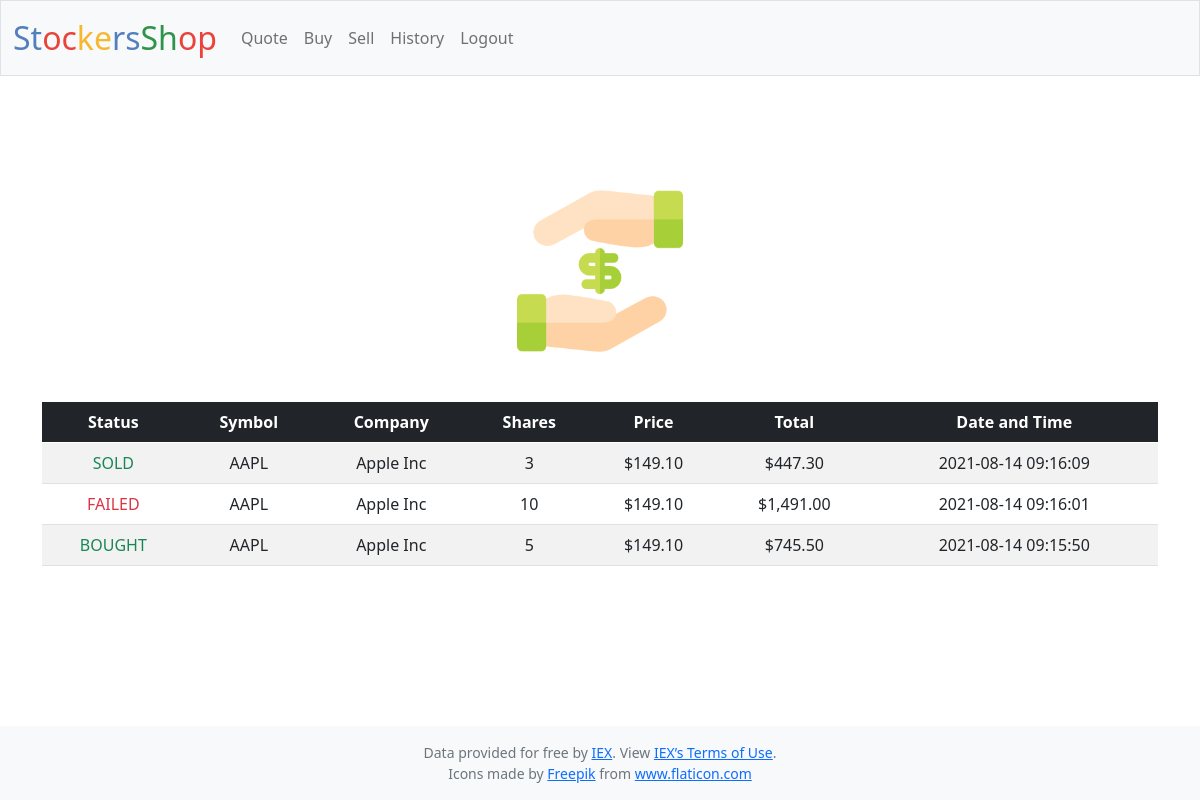
Screenshot of /history (signed in) with the database file from the repository.
### tables this page shows
CREATE TABLE transactions
(
    id        INTEGER PRIMARY KEY,
    user_id   INTEGER,
    flag      INTEGER NOT NULL,
    symbol    TEXT    NOT NULL,
    shares    INTEGER NOT NULL,
    price     NUMERIC NOT NULL,
    company   TEXT    NOT NULL,
    date_time TEXT    NOT NULL,
    FOREIGN KEY (user_id)
        REFERENCES users (id)
        ON DELETE CASCADE
);

### app.py (the view)
@app.route("/history")
@login_required
def history():
    user_id = session["user_id"]
    rows = db.execute('SELECT * FROM transactions WHERE user_id=:user_id', user_id=user_id)
    return render_template("history.html", rows=rows)

### app.py (called while the page is built)
@app.after_request
def after_request(response):
    response.headers["Cache-Control"] = "no-cache, no-store, must-revalidate"
    response.headers["Expires"] = 0
    response.headers["Pragma"] = "no-cache"
    return response

### helpers.py (called while the page is built)
def login_required(f):
    @wraps(f)
    def decorated_function(*args, **kwargs):
        if session.get("user_id") is None:
            return redirect("/login")
        return f(*args, **kwargs)
    return decorated_function

def usd(value):
    return f"${value:,.2f}"

### templates/history.html (shortened to what this page needs)
{% extends "layout.html" %}
{% block main %}
  <div class="row">
    <div class="offset-4 col-4 offset-lg-5 col-lg-2">
      <img alt="history" class="img-fluid" src="{{ url_for('static', filename='history.png') }}">
    </div>
  </div>
  <table class="table table-striped my-5">
    <thead class="table-dark fw-bold">
    <tr>
      <th>Status</th>
      <th>Symbol</th>
      <th>Company</th>
      <th>Shares</th>
      <th>Price</th>
      <th>Total</th>
      <th>Date and Time</th>
    </tr>
    </thead>
    <tbody>
    {% for row in rows | reverse %}
      <tr>
        {% if row["flag"] %}
          <td class="text-success">{{ "BOUGHT" if row["flag"] == 1 else "SOLD" }}</td>
        {% else %}
          <td class="text-danger">{{ "FAILED" }}</td>
        {% endif %}
        <td>{{ row["symbol"] }}</td>
        <td>{{ row["company"] }}</td>
        <td>{{ row["shares"] }}</td>
        <td>{{ row["price"] | usd }}</td>
        <td>{{ (row["shares"] * row["price"]) | round(2) | usd }}</td>
        <td>{{ row["date_time"] }}</td>
      </tr>
    {% endfor %}
    </tbody>
  </table>
{% endblock %}

### templates/layout.html (shortened to what this page needs)
<!DOCTYPE html>
<html lang="en">
<head>
  <link href="https://cdn.jsdelivr.net/npm/bootstrap@5.0.2/dist/css/bootstrap.min.css"
 rel="stylesheet">
  <link href="{{ url_for('static', filename='style.css') }}" rel="stylesheet">
</head>
<body>
<div class="d-flex flex-column min-vh-100">
  <nav class="navbar navbar-expand-lg navbar-light bg-light border sticky-top">
    <div class="container-fluid">
      <a class="navbar-brand" href="/">
        <span class="blue">St</span><span class="red">oc</span><span class="yellow">ke</span><span
          class="blue">rs</span><span class="green">Sh</span><span class="red">op</span>
      </a>
      <div class="collapse navbar-collapse" id="mainNavbar">
        {% if session.user_id %}
          <div class="navbar-nav">
            <a class="nav-link" href="/quote">Quote</a>
            <a class="nav-link" href="/buy">Buy</a>
            <a class="nav-link" href="/sell">Sell</a>
            <a class="nav-link" href="/history">History</a>
            <a class="nav-link" href="/logout">Logout</a>
          </div>
        {% else %}
          <div class="navbar-nav">
            <a class="nav-link" href="/register">Register</a>
            <a class="nav-link" href="/login">Login</a>
          </div>
        {% endif %}
      </div>
    </div>
  </nav>
  <main class="container flex-grow-1 d-flex flex-column justify-content-center align-content-center">
    {% block main %}{% endblock %}
  </main>
  <footer class="footer bg-light small text-center text-muted py-3">
    Data provided for free by <a href="https://iextrading.com/developer">IEX</a>. View <a
      href="https://iextrading.com/api-exhibit-a/">IEX’s Terms of Use</a>.
    <div>
      Icons made by <a href="https://www.freepik.com" title="Freepik">Freepik</a> from
      <a href="https://www.flaticon.com/" title="Flaticon">www.flaticon.com</a>
    </div>
  </footer>
</div>
</body>
</html>

### static/style.css (style rules this page uses)
nav .navbar-brand { font-size: xx-large; }
nav .navbar-brand .blue { color: #537fbe; }
nav .navbar-brand .red { color: #ea433b; }
nav .navbar-brand .yellow { color: #f5b82e; }
nav .navbar-brand .green { color: #2e944b; }
main { overflow-x: auto; text-align: center; }
main img { max-width: 100%; }

### rows the page displays
transactions: flag "SOLD", symbol "AAPL", company "Apple Inc", shares "3", price "$149.10", (row['shares']*row['price'])|round(2)|usd "$447.30", date_time "2021-08-14 09:16:09"
transactions: value "FAILED", symbol "AAPL", company "Apple Inc", shares "10", price "$149.10", (row['shares']*row['price'])|round(2)|usd "$1,491.00", date_time "2021-08-14 09:16:01"
transactions: flag "BOUGHT", symbol "AAPL", company "Apple Inc", shares "5", price "$149.10", (row['shares']*row['price'])|round(2)|usd "$745.50", date_time "2021-08-14 09:15:50"
